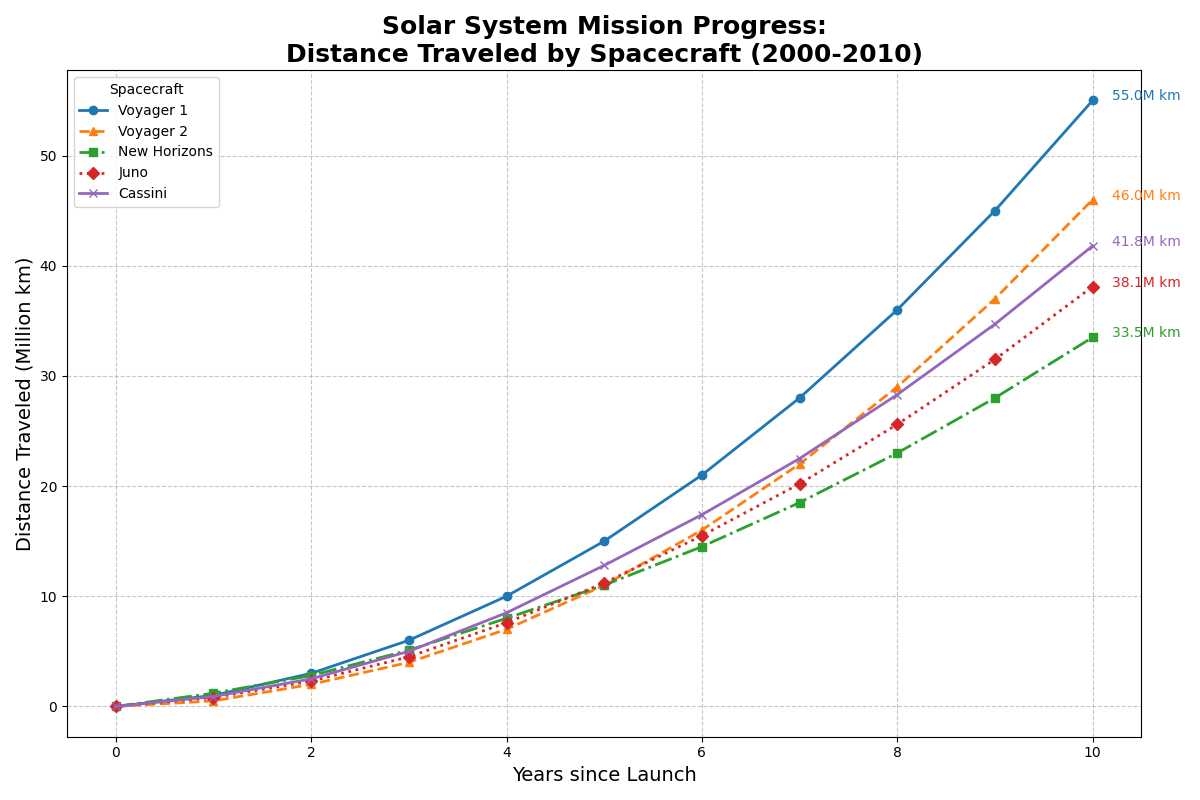

Write Python code to recreate this figure.
import matplotlib.pyplot as plt
import numpy as np

# Backstory: Solar System Mission Project
# The chart represents the progress in distance (in million kilometers) traveled by five different spacecraft launched from Earth over 10 years.

# Years from the start of the mission
years = np.arange(0, 11)  # 0 to 10 years

# Distance traveled by each spacecraft (in million kilometers)
# Explicitly created data for storytelling
voyager_1 = np.array([0, 1, 3, 6, 10, 15, 21, 28, 36, 45, 55])
voyager_2 = np.array([0, 0.5, 2, 4, 7, 11, 16, 22, 29, 37, 46])
new_horizons = np.array([0, 1.2, 2.8, 5.1, 8.0, 11.0, 14.5, 18.5, 23.0, 28.0, 33.5])
juno = np.array([0, 0.8, 2.3, 4.5, 7.6, 11.2, 15.5, 20.2, 25.6, 31.5, 38.1])
cassini = np.array([0, 0.9, 2.5, 5.0, 8.5, 12.8, 17.4, 22.5, 28.3, 34.7, 41.8])

# Create a figure and axis
fig, ax = plt.subplots(figsize=(12, 8))

# Plot the data for each spacecraft
ax.plot(years, voyager_1, marker='o', linestyle='-', linewidth=2, label='Voyager 1')
ax.plot(years, voyager_2, marker='^', linestyle='--', linewidth=2, label='Voyager 2')
ax.plot(years, new_horizons, marker='s', linestyle='-.', linewidth=2, label='New Horizons')
ax.plot(years, juno, marker='D', linestyle=':', linewidth=2, label='Juno')
ax.plot(years, cassini, marker='x', linestyle='-', linewidth=2, label='Cassini')

# Set title with a line break for better readability
ax.set_title("Solar System Mission Progress:\nDistance Traveled by Spacecraft (2000-2010)", fontsize=18, fontweight='bold')

# Set labels for the axes
ax.set_xlabel("Years since Launch", fontsize=14)
ax.set_ylabel("Distance Traveled (Million km)", fontsize=14)

# Add a legend with a title
ax.legend(title="Spacecraft", loc='upper left', frameon=True)

# Include a grid for better readability
ax.grid(True, linestyle='--', alpha=0.7)

# Annotate the end points with the final distance
for i, d in enumerate([voyager_1, voyager_2, new_horizons, juno, cassini]):
    ax.text(years[-1] + 0.2, d[-1], f'{d[-1]:.1f}M km', horizontalalignment='left', size=10, color=ax.lines[i].get_color())

# Adjust layout to prevent overlap
plt.tight_layout()

# Display the plot
plt.show()
